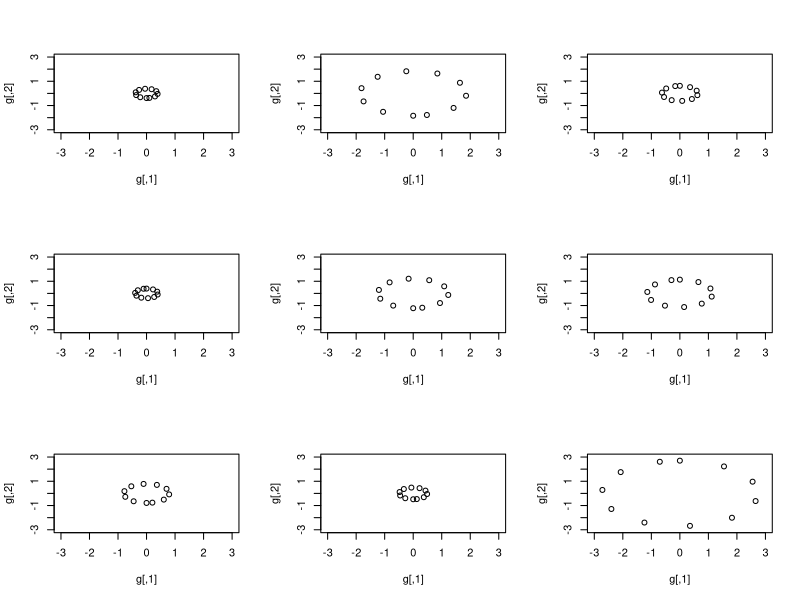
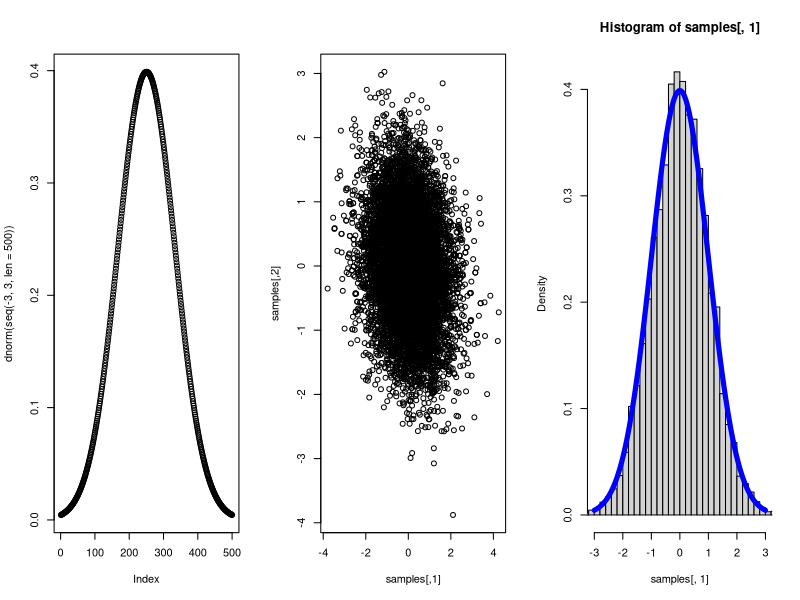
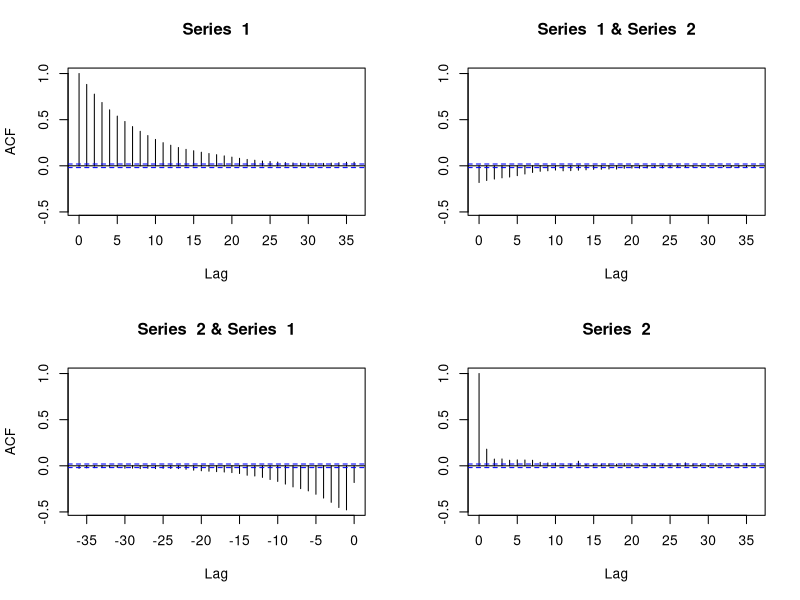
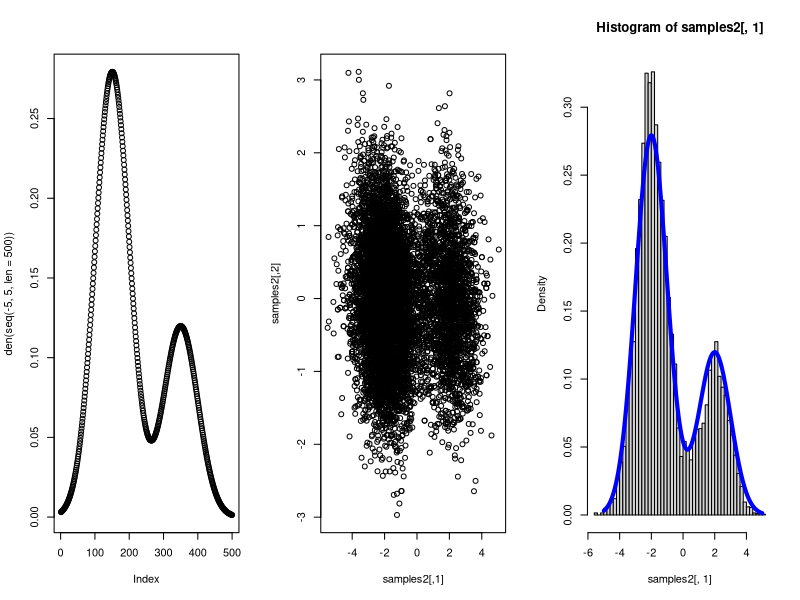
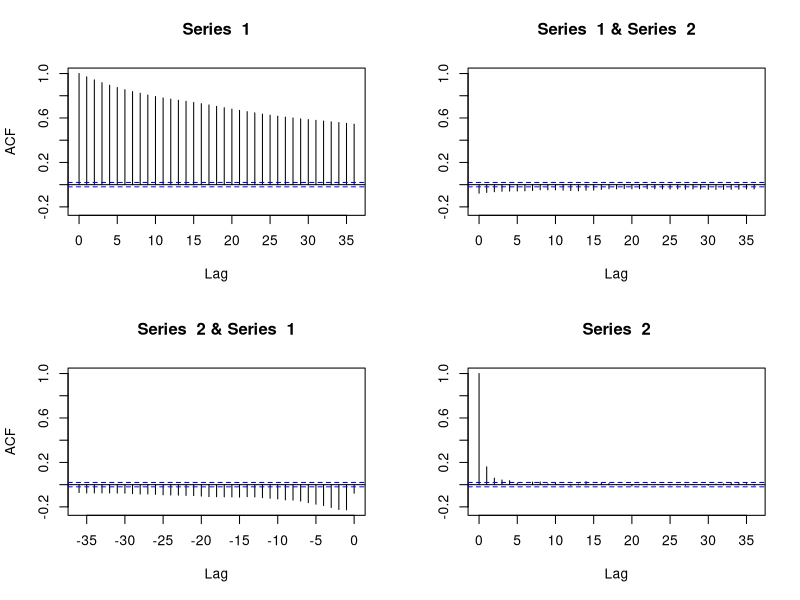
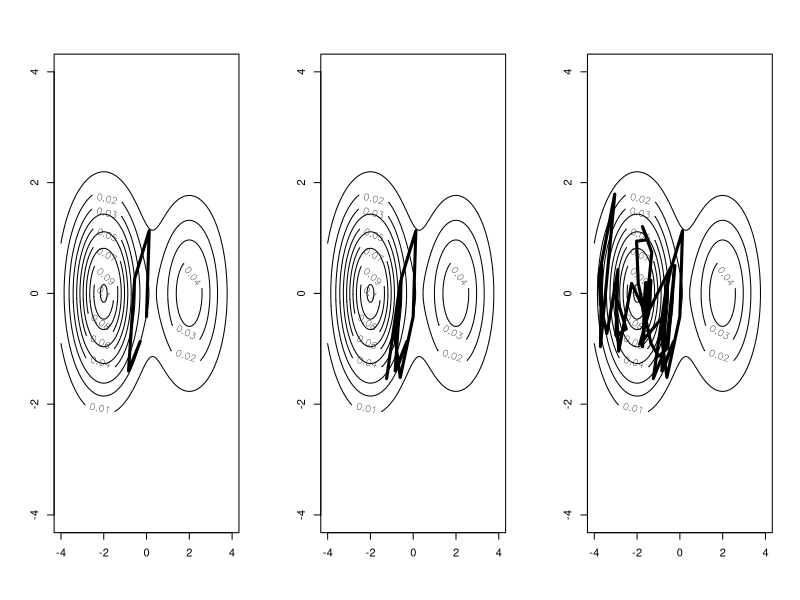
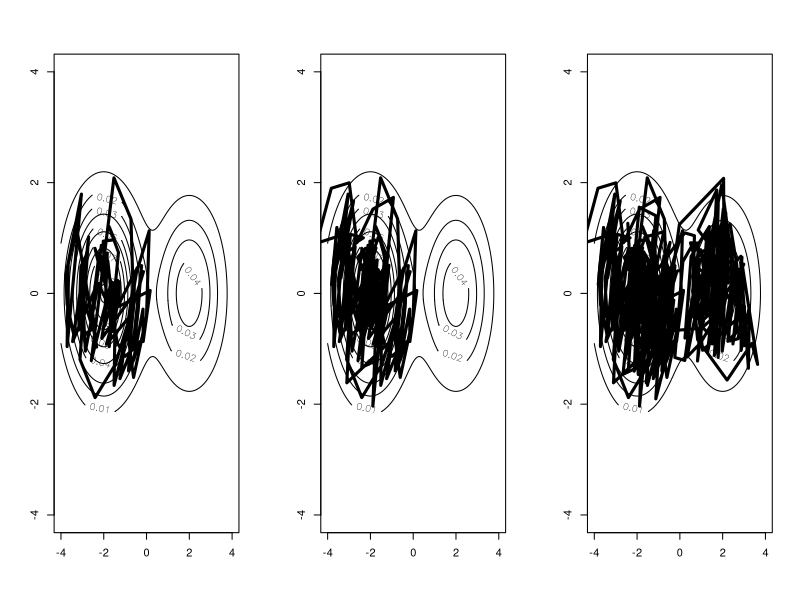
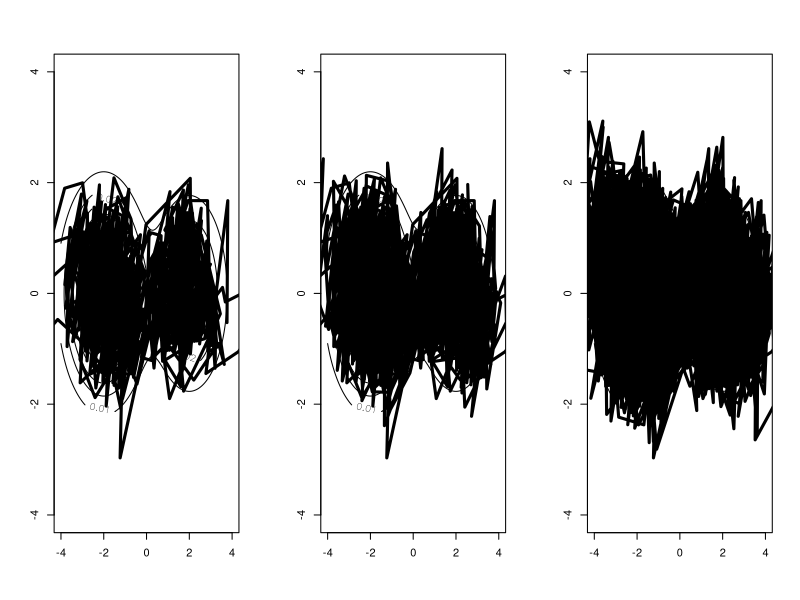

Source code (R) for these figures, in order:
## ---- chunk 1
deriv <- function(x, func){
  h <- 10^(-7)
  dx <- h
  df <- func(x+h) - func(x)
  deriv <- df/dx
  return(deriv)
}

#test
deriv(0.5, function(x) log(x)) # 1/0.5=2
deriv(2, function(x) 1/x^2)  # -2/8 = -1/4 
## ---- chunk 2
## leapfrog function
LF <- function(x, p, dKdp, dVdx, step_size, step_iter){
  for(i in 1:step_iter){
    p <- p + step_size/2 * dVdx(x) #half step for momentum
    x <- x - step_size * dKdp(p) #whole step for x
    p <- p + step_size/2 * dVdx(x) # another half step for momentum
  } 
  obj <- c(x,-p) # momentum flip
  return(obj)
}
## ---- chunk 3
# setting 
V <- function(x) -log(dnorm(x))
dVdx <- function(x) deriv(x, V)
dKdp <- function(p) p

# leapfrog process for 9 different momentum values
par(mfrow=c(3,3))
for(k in 1:9){
  g <- matrix(c(0,rnorm(1)),1,2)
  for(i in 1:10){
    g <- rbind(g, LF(g[i,1], -g[i,2], dKdp, dVdx, 0.3, 2) ) 
  }
  plot(g, xlim=c(-3,3), ylim=c(-3,3))
}
## ---- chunk 4
HamMC <- function(n_iter, initial_x, likelihood, step_size, step_iter){
  
  # set of sampled x, momentum p 
  samples <- c()
  
  #initial momentum
  initial_p <- rnorm(1)
  
  # Hamiltonian function H = V+K
  V <- function(x) -log(likelihood(x))
  K <- function(p) -log(dnorm(p))
  
  #Derivatives functions
  dVdx <- function(x) deriv(x, V)
  dKdp <- function(p) p
  
  #leapfrog integration
  x <- initial_x
  p <- initial_p
  
  for(i in 1:n_iter){
    result <- LF(x,rnorm(1), dKdp, dVdx, step_size, step_iter)
    x_new <- result[1]
    p_new <- result[2]
    
    old_l <- likelihood(x)*dnorm(p)
    new_l <- likelihood(x_new)*dnorm(p_new)
    alpha <- min(1, new_l/old_l)
    if(alpha > runif(1)){
      new <- c(x_new, p_new)
      samples <- rbind(samples, new)
    }else{
      new <- c(x,p)
      samples <- rbind(samples, new)
    }
    x <- x_new
    p <- p_new 
  }
  return(samples)
}

## ---- chunk 5
par(mfrow=c(1,3))
# test HamMC function (N(0,1))
plot(dnorm(seq(-3,3,len=500)))
samples <- HamMC(10000, 0, dnorm, 0.05, 10)
plot(samples)
hist(samples[,1],nclass = 30, probability=T, xlim=c(-3,3))
lines(x=seq(-3,3,len=100), y=dnorm(seq(-3,3,len=100)), col='blue', lwd=5)
acf(samples)
## ---- chunk 6
par(mfrow=c(1,3))

den <- function(x) 0.3*dnorm(x,mean=2,sd=1) + 0.7*dnorm(x, mean=-2, sd=1)
plot(den(seq(-5,5,len=500)))

samples2 <- HamMC(10000, 0, den, 0.05, 10)
plot(samples2)
hist(samples2[,1],probability = T, nclass = 40)
lines(x=seq(-5,5,len=500), y=den(seq(-5,5,len=500)), col='blue', lwd=4)
acf(samples2)
## ---- chunk 7
# test data 
x <- seq(-4,4,len=500)
y <- x
z <- matrix(0,500,500)
for(i in 1:500){
  for(j in 1:500){
    z[i,j] <- (0.3*dnorm(x[i],mean=2,sd=1) + 0.7*dnorm(x[i], mean=-2, sd=1))*dnorm(y[j])
  }
}

contour(x,y,z)
points(samples2[1:5,],type='l', lwd=3)
contour(x,y,z)
points(samples2[1:10,],type='l', lwd=3)
contour(x,y,z)
points(samples2[1:50,],type='l', lwd=3)
contour(x,y,z)
points(samples2[1:100,],type='l', lwd=3)
contour(x,y,z)
points(samples2[1:200,],type='l', lwd=3)
contour(x,y,z)
points(samples2[1:500,],type='l', lwd=3)
contour(x,y,z)
points(samples2[1:1000,],type='l', lwd=3)
contour(x,y,z)
points(samples2[1:2000,],type='l', lwd=3)
contour(x,y,z)
points(samples2,type='l', lwd=3)
